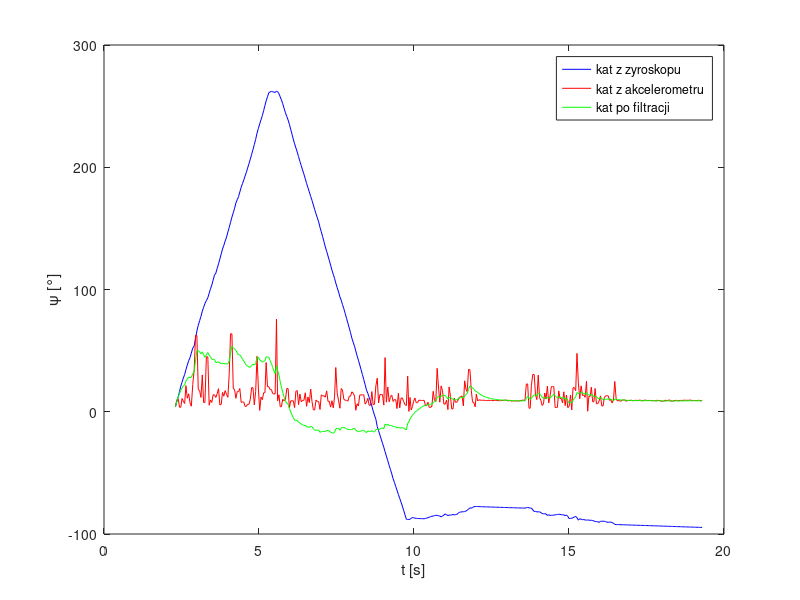

This chart was generated by the following MATLAB code:
clear all 
%% wczytanie danych
data = importdata('data.txt'); 
ay = data(:,1);                  
az = data(:,2); 
ax = data(:,3);
gy = data(:,4)*250/32768; 
gz = data(:,5)*250/32768;
gx = data(:,6)*250/32768;
t = data(:,7)/1000000;
dt = t(2:end)-t(1:end-1);
dlugosc = length(data);
   
%% filtr komplementarny

kat_akcel = zeros(length(data),1); 
for i = 1:length(data);
    kat_akcel(i) = atan2(sqrt(ax(i)^2 + ay(i)^2), az(i)) * 180/pi;
end

T = 0.3;

kat_zyro = zeros(dlugosc,1);
kat_filtr = zeros(dlugosc,1);
    
    for i=2:dlugosc
        
        if i==2
            kat_zyro(1) = gz(1)*dt(1);
            p = T./(dt(1)+T);
            kat_filtr(1) = (1-p).*kat_akcel(1) + p.*kat_zyro(1);
        end
        
        kat_zyro(i) = kat_zyro(i-1) + gz(i)*dt(i-1);
        p = T./(dt(i-1) +T);
        kat_filtr(i) = p.*kat_filtr(i-1) + (1-p).*kat_akcel(i) +p.*(kat_zyro(i)-kat_zyro(i-1));
        
    end

%% wykres 
plot(t, kat_zyro, 'b', t, kat_akcel, 'r', t, kat_filtr, 'g')
legend('kat z zyroskopu', 'kat z akcelerometru', 'kat po filtracji')
xlabel('t [s]')
ylabel('\psi [°]')
